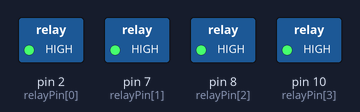
This sketch was run on a simulated Arduino Uno, built with avr-gcc and run on an emulated ATmega328P. On the bench: switched loads named in the sketch (green lamp = pin HIGH).

Above: at 0.5 s.
At 3.5 s:
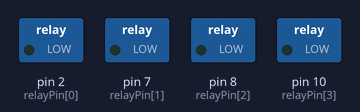
Timing chart, 0 to 4.6 s (numbered marks = the images above):
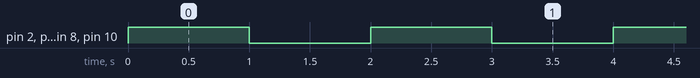

Measured:
- by itself, pin 2 (relayPin[0]), pin 7 (relayPin[1]), pin 8 (relayPin[2]), pin 10 (relayPin[3]): alternates HIGH for 1.0 s and LOW for 1.0 s

The sketch:

Relay_Run.ino
```cpp
byte relayPin[4] = {2,7,8,10};

//D2 -> RELAY1
//D7 -> RELAY2
//D8 -> RELAY3
//D10 -> RELAY4

void setup(){
  for(int i = 0; i < 4; i++)  pinMode(relayPin[i],OUTPUT);
}

// an sample to switch the 4 relays

void loop(){

  int i;
  for(i = 0; i < 4; i++)  digitalWrite(relayPin[i],HIGH);
  delay(1000);
  for(i = 0; i < 4; i++)  digitalWrite(relayPin[i],LOW);
  delay(1000);

}
```
